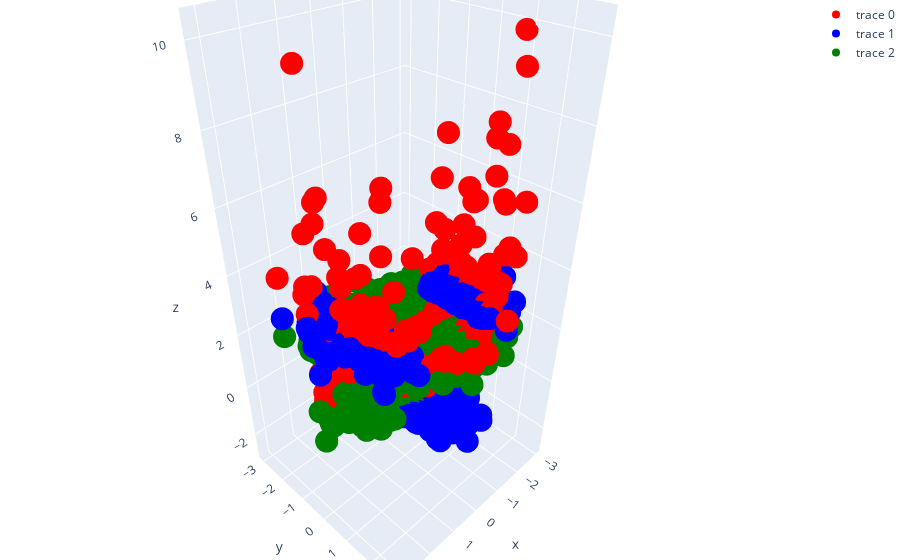

The notebook cell saved with this chart:
### Code cell
model = VarMaxForest(n_estimators=2, max_depth=2, min_samples_leaf=100)
model.fit(x, y)

model0 = model.trees[0]
model1 = model.trees[1]

# show each of their predictions
predictions0 = model0.predict(x)
predictions1 = model1.predict(x)

# Create a figure
fig = go.Figure()

# Add the first scatter plot
fig.add_trace(
    go.Scatter3d(x=x[:, 0], y=x[:, 1], z=y, mode="markers", marker=dict(color="red"))
)

# Add the predictions
fig.add_trace(
    go.Scatter3d(
        x=x[:, 0],
        y=x[:, 1],
        z=predictions0,
        mode="markers",
        marker=dict(color="blue"),
    )
)

fig.add_trace(
    go.Scatter3d(
        x=x[:, 0],
        y=x[:, 1],
        z=predictions1,
        mode="markers",
        marker=dict(color="green"),
    )
)

# Update the layout
fig.update_layout(margin=dict(l=0, r=0, b=0, t=0))

# Show the figure
fig.show()

index = model.predict_index(x)

index

### Figure 1 — Plotly figure (JSON) as saved in the notebook; plotly's stock layout.template omitted (floating-point values rounded to 4 significant figures; data arrays with more than 128 entries replaced by an {"elided": "..."} marker saying what was removed)
{"data": [{"marker": {"color": "red"}, "mode": "markers", "type": "scatter3d", "x": {"elided": "1000 float values"}, "y": {"elided": "1000 float values"}, "z": {"elided": "1000 float values"}}, {"marker": {"color": "blue"}, "mode": "markers", "type": "scatter3d", "x": {"elided": "1000 float values"}, "y": {"elided": "1000 float values"}, "z": {"elided": "1000 float values"}}, {"marker": {"color": "green"}, "mode": "markers", "type": "scatter3d", "x": {"elided": "1000 float values"}, "y": {"elided": "1000 float values"}, "z": {"elided": "1000 float values"}}], "layout": {"margin": {"b": 0, "l": 0, "r": 0, "t": 0}}}
